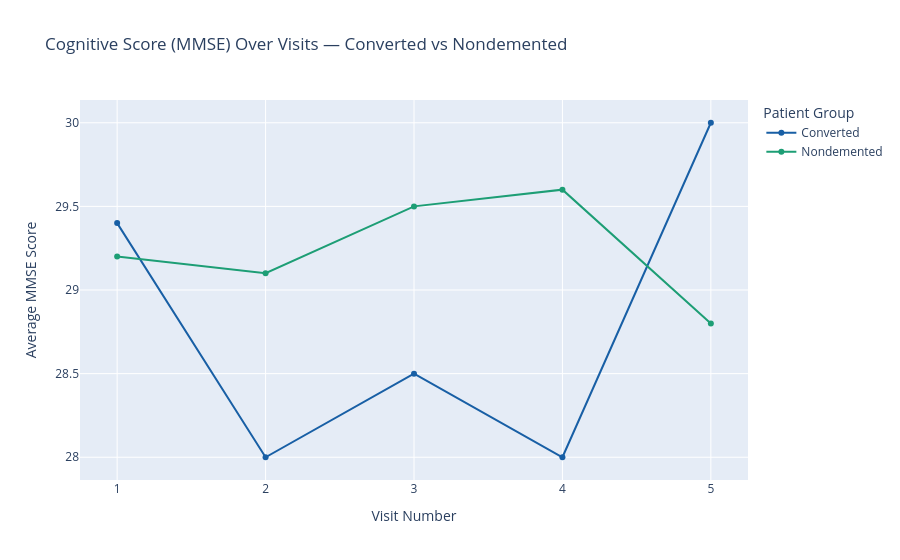

Notebook code for this chart:
### Code cell
# chart 5 — mmse over visits converted vs nondemented
fig5 = px.line(
    q7,
    x='visit',
    y='avg_mmse',
    color='group',
    markers=True,
    title='Cognitive Score (MMSE) Over Visits — Converted vs Nondemented',
    labels={
        'visit': 'Visit Number',
        'avg_mmse': 'Average MMSE Score',
        'group': 'Patient Group'
    },
    color_discrete_map={
        'Nondemented': '#1D9E75',
        'Converted': '#185FA5'
    }
)

fig5.update_layout(
    xaxis=dict(tickmode='linear', tick0=1, dtick=1)
)

fig5.show()

### Figure 1 — Plotly figure (JSON) as saved in the notebook; plotly's stock layout.template omitted (floating-point values rounded to 4 significant figures)
{"data": [{"hovertemplate": "Patient Group=Converted<br>Visit Number=%{x}<br>Average MMSE Score=%{y}<extra></extra>", "legendgroup": "Converted", "line": {"color": "#185FA5", "dash": "solid"}, "marker": {"symbol": "circle"}, "mode": "lines+markers", "name": "Converted", "orientation": "v", "showlegend": true, "type": "scatter", "x": [1, 2, 3, 4, 5], "xaxis": "x", "y": [29.4, 28.0, 28.5, 28.0, 30.0], "yaxis": "y"}, {"hovertemplate": "Patient Group=Nondemented<br>Visit Number=%{x}<br>Average MMSE Score=%{y}<extra></extra>", "legendgroup": "Nondemented", "line": {"color": "#1D9E75", "dash": "solid"}, "marker": {"symbol": "circle"}, "mode": "lines+markers", "name": "Nondemented", "orientation": "v", "showlegend": true, "type": "scatter", "x": [1, 2, 3, 4, 5], "xaxis": "x", "y": [29.2, 29.1, 29.5, 29.6, 28.8], "yaxis": "y"}], "layout": {"legend": {"title": {"text": "Patient Group"}, "tracegroupgap": 0}, "title": {"text": "Cognitive Score (MMSE) Over Visits — Converted vs Nondemented"}, "xaxis": {"anchor": "y", "domain": [0, 1], "dtick": 1, "tick0": 1, "tickmode": "linear", "title": {"text": "Visit Number"}}, "yaxis": {"anchor": "x", "domain": [0, 1], "title": {"text": "Average MMSE Score"}}}}
